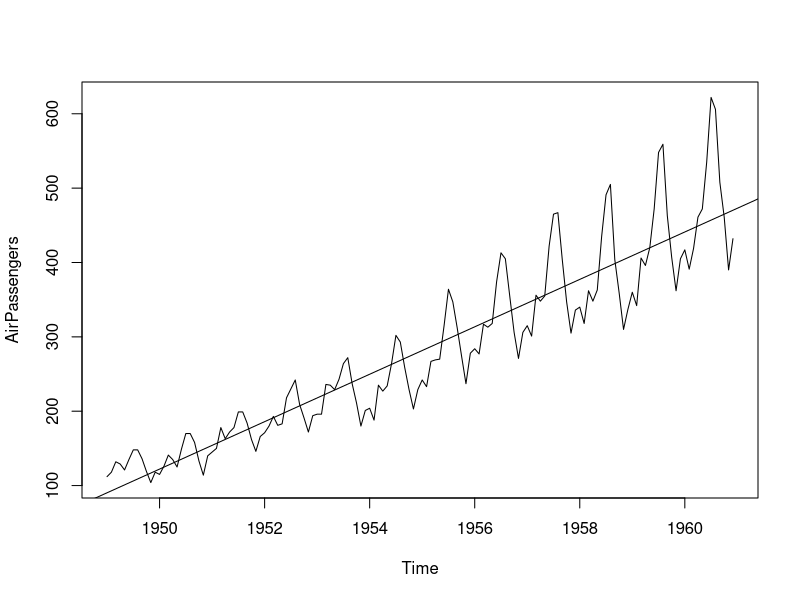
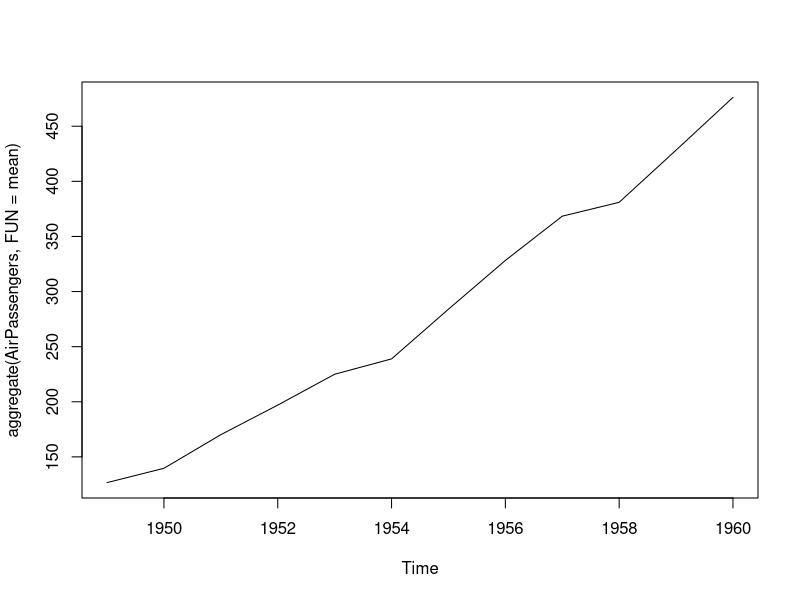
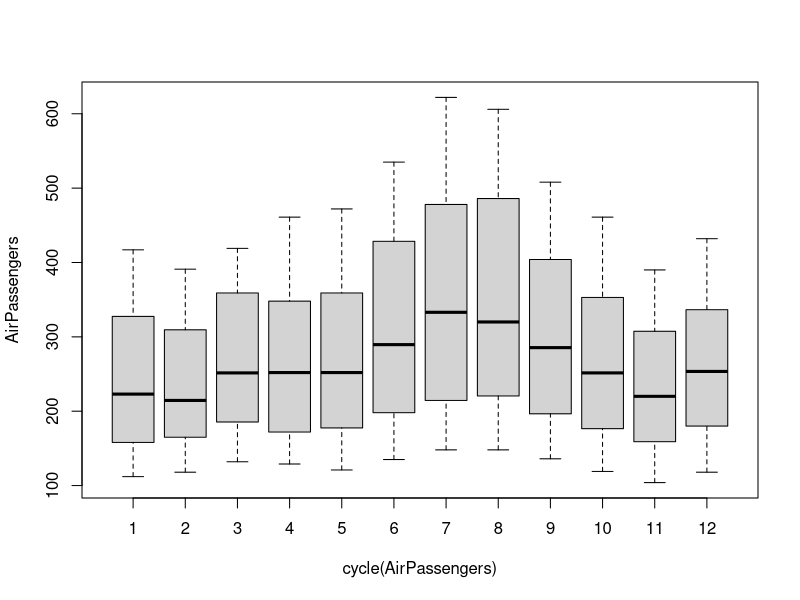
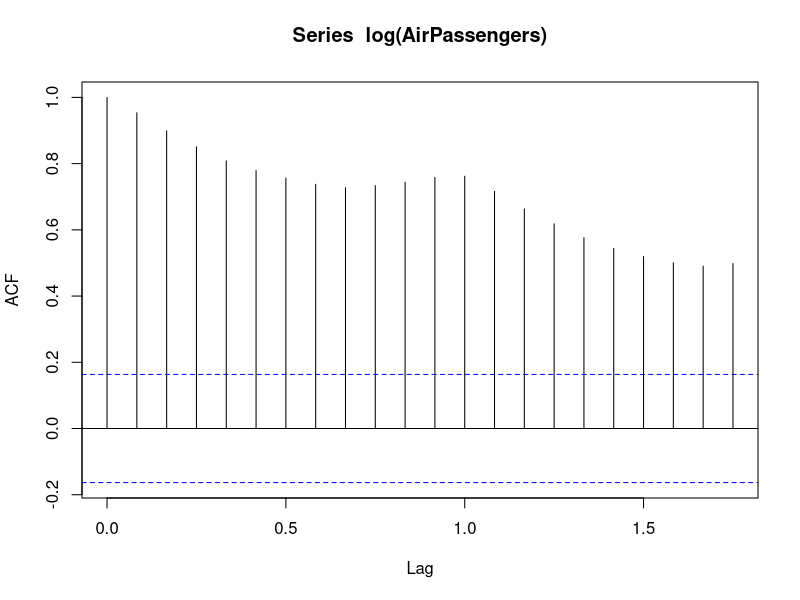
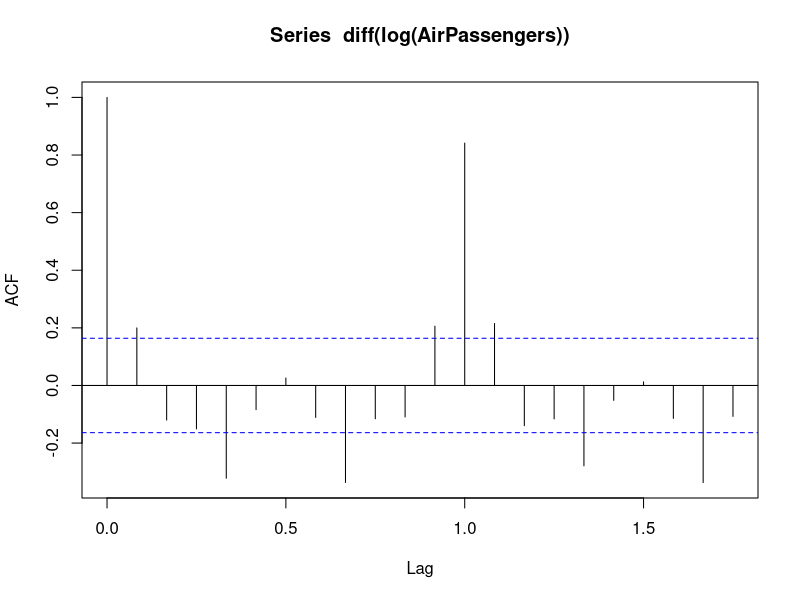
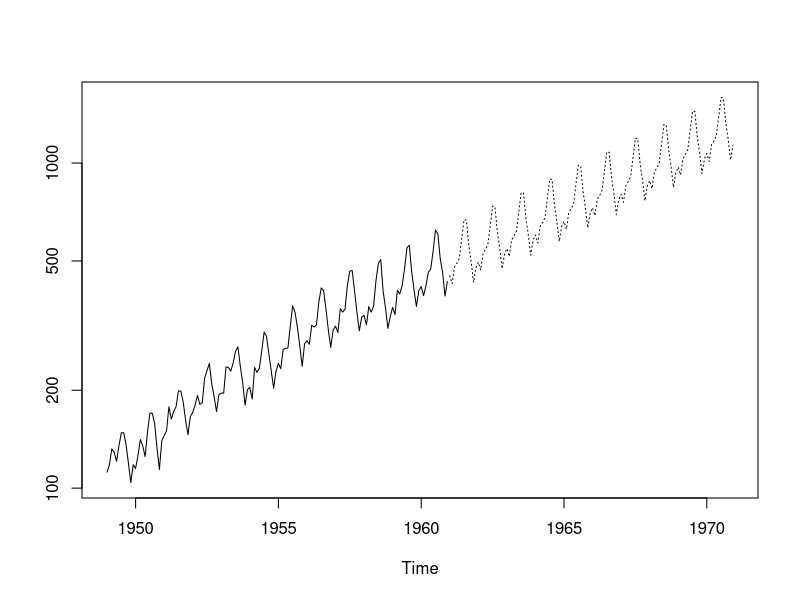

Recreate these plots in R, in order.
data(AirPassengers)
class(AirPassengers)
start(AirPassengers)
end(AirPassengers)
frequency(AirPassengers)
summary(AirPassengers)
plot(AirPassengers)
abline(reg=lm(AirPassengers~time(AirPassengers)))
cycle(AirPassengers)
plot(aggregate(AirPassengers,FUN=mean))
boxplot(AirPassengers~cycle(AirPassengers))
acf(log(AirPassengers))
acf(diff(log(AirPassengers)))
(fit <- arima(log(AirPassengers), c(0, 1, 1),seasonal = list(order = c(0, 1, 1), period = 12)))
pred <- predict(fit, n.ahead = 10*12)
ts.plot(AirPassengers,2.718^pred$pred, log = "y", lty = c(1,3))